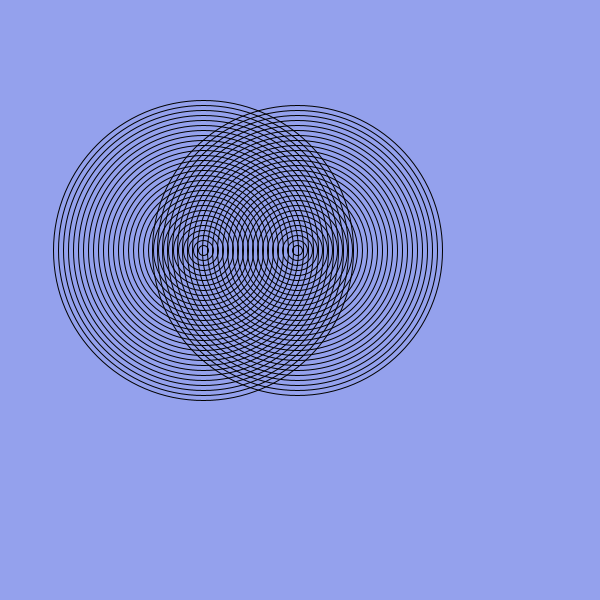
Frame 1 (no input)
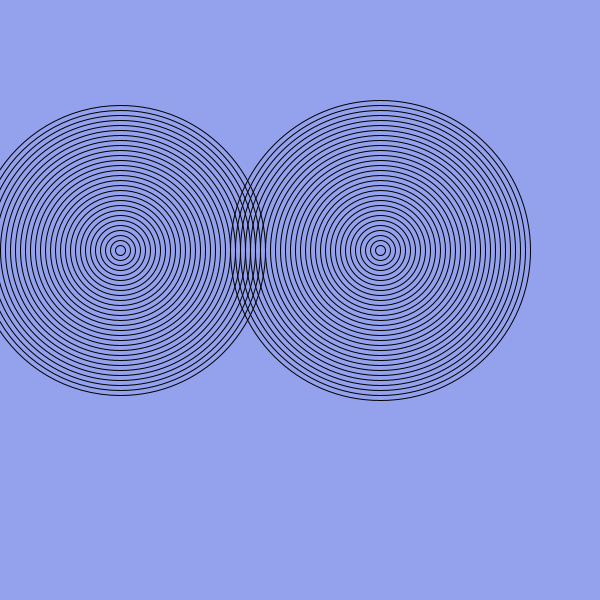
Frame 60 (the mouse pressed at the canvas centre just before this capture)
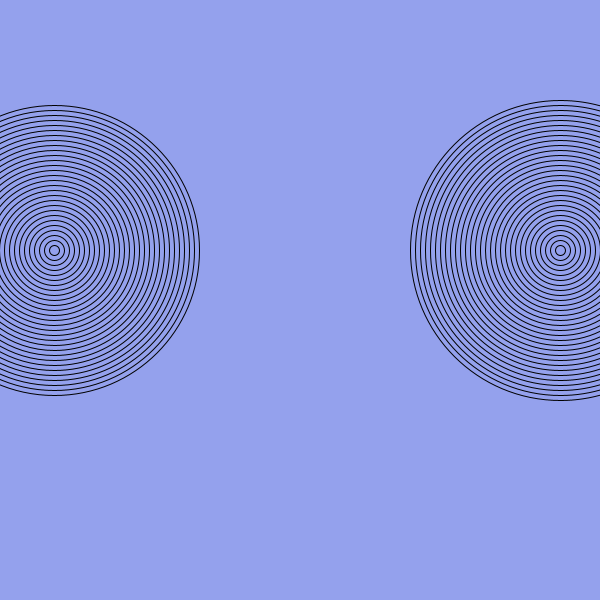
Frame 120 (the mouse held since frame 60 and released just before this capture)

The Processing sketch that drew these frames (run headless with seeded random() and noise(); from frame 60 on, the mouse is pressed at the canvas centre):

// Processing sketch: amazing_rings
// ── amazing_rings.pde
int width = 300;
  int x = 200;
  int x2 = 300;
  int speed = 3;
  int speed1 = 3;
  int speed2 = -3;
void setup() {
  size(600,600);
}

void draw() {
  
  // Go to the recipe to run the demonstration before starting this program
  
  /*
  Use the code from your Bullseye program to draw the rings shown in this recipe.
  You can use the noFill() command to make your ellipses transparent.
  Make the rings move past each other.
  When the rings hit the side of the sketch, make them reverse their direction.
  */
background(148, 161, 237);
   x=x+speed1;
   x2=x2+speed2;
   
  for(int i = 0; i<30; i++) {
    noFill();
    ellipse(x, 250, width, width);
    width -= 10;
  }
  
  for(int i = 0; i<30; i++) {
    ellipse(x2, 250, width, width);
    width -= 10;
  }
  
  width = 300;
  if (x>=600) {
    speed1 = speed1*-1;
  }
  else if(x<0) {
    speed1 = speed1*-1;
  }
  
  
  
  if( x2< 0) {
    speed2 = speed2*-1;
  }
  else if(x>=600) {
    speed2 = speed2*-1;
  }
    

}
